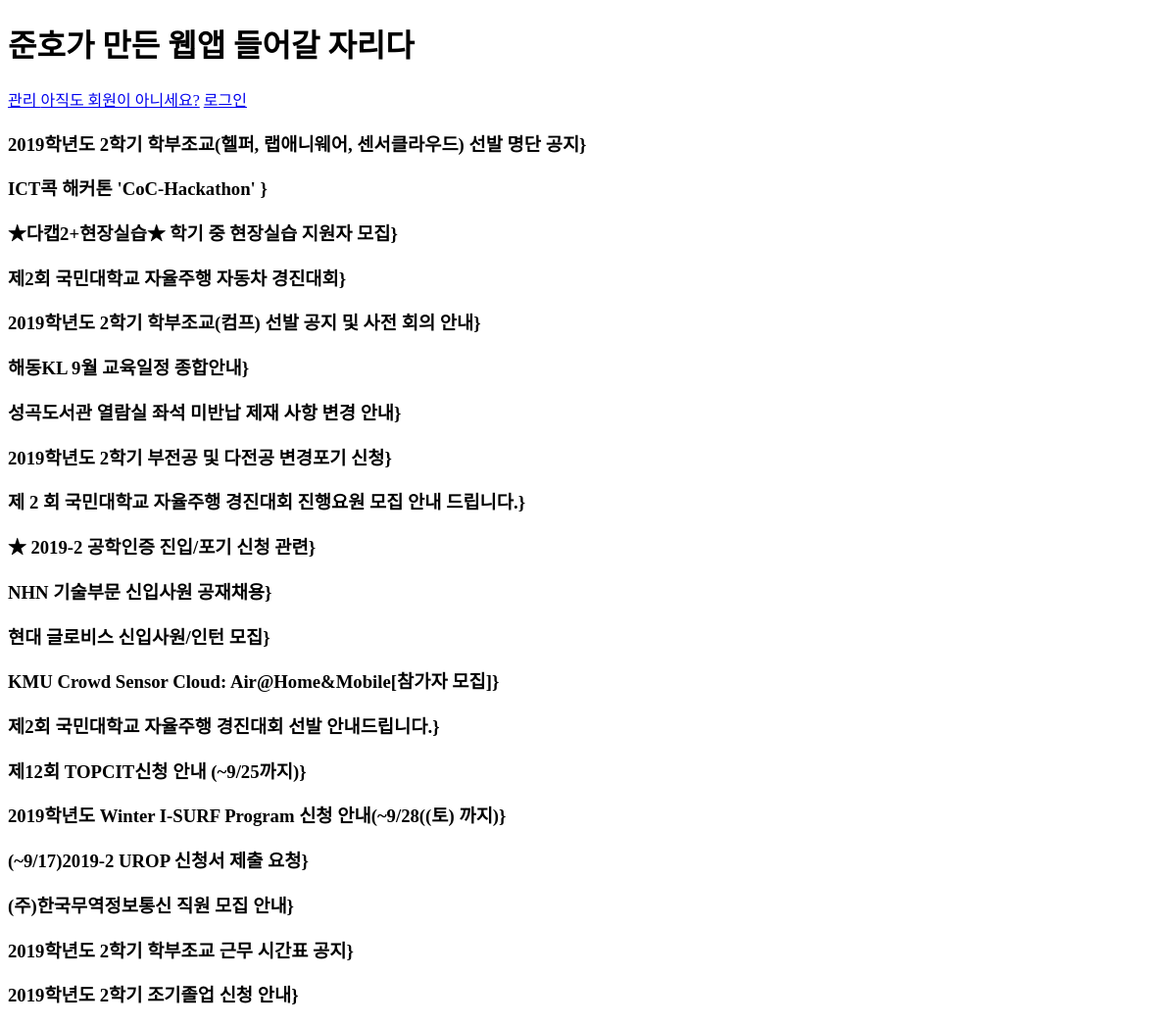
The app's page /notice/email/, older data.
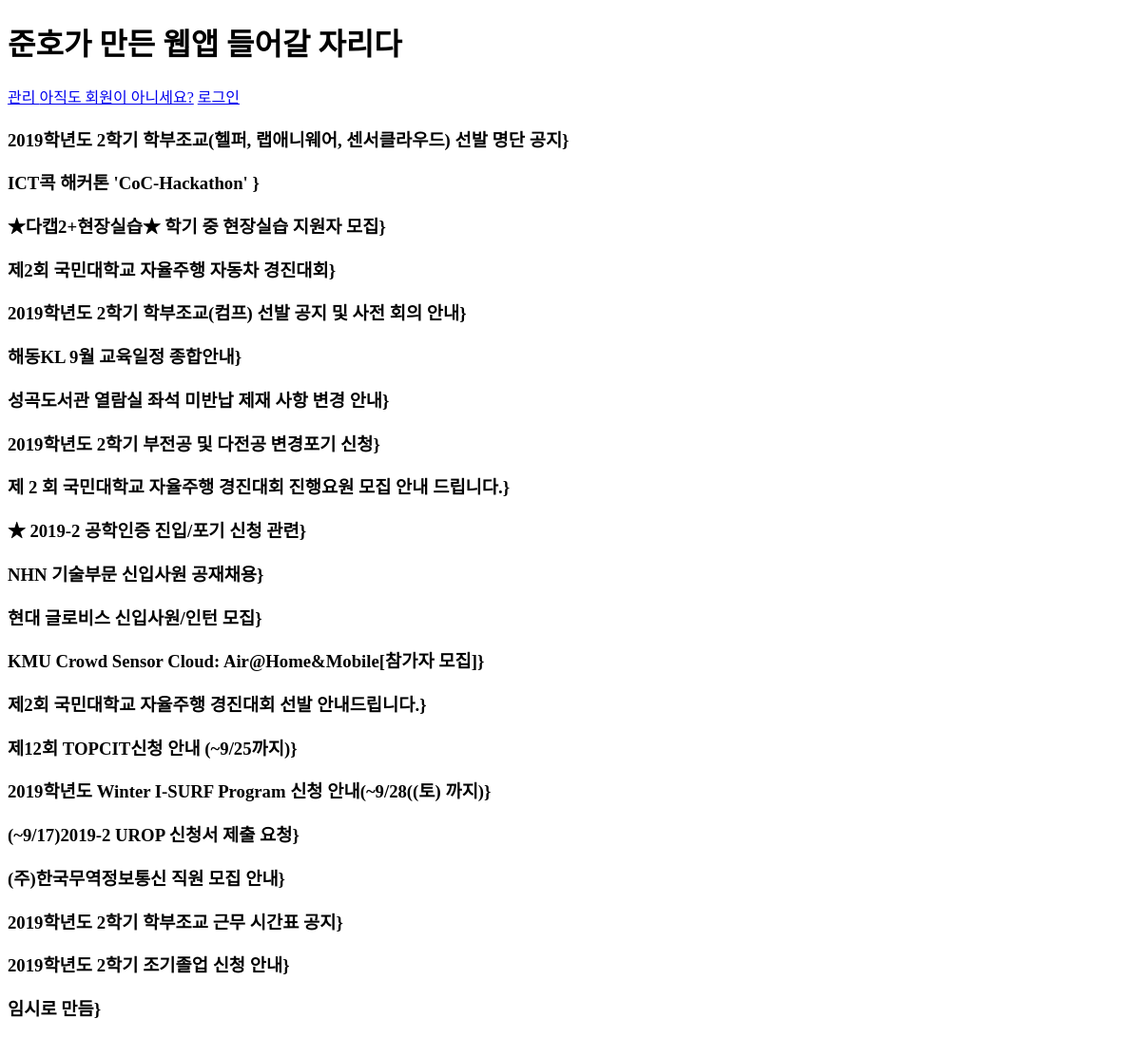
The same page, newer data.
### notice/models.py (models this page shows, shortened)
class TitleData(models.Model):
    title = models.CharField(max_length=500)

### notice/views.py (the view)
# urls.py: path('email/', views.email, name='email'),
def email(request):
    context = {
        'notice_list': TitleData.objects.all(),
    }
    return render(request, 'notice/email.html', context)

### notice/templates/notice/email.html (shortened to what this page needs)
<!DOCTYPE html>
<html lang="en">
<head>
</head>
<body>
    <h1> 준호가 만든 웹앱 들어갈 자리다</h1>
    <a href="{% url 'control' %}">관리 </a>
    <a href="{% url 'join' %}">아직도 회원이 아니세요?</a>
    <a href="{% url 'login' %}">로그인</a>
    {% for notice in notice_list%}
        <h3>{{notice.title}}}</h3>
    {% endfor%}
</body>
</html>

Row changes from the older to the newer data that the page shows:
added TitleData: title "임시로 만듬"
